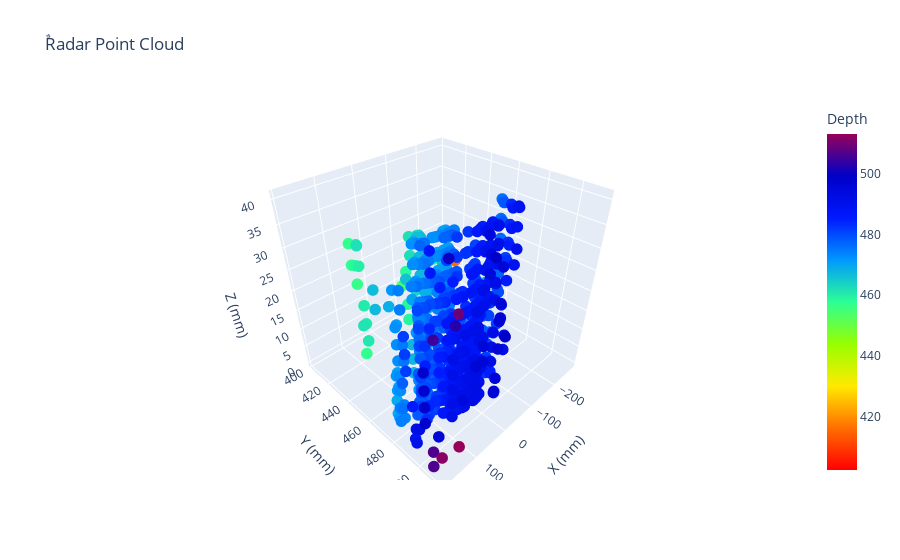
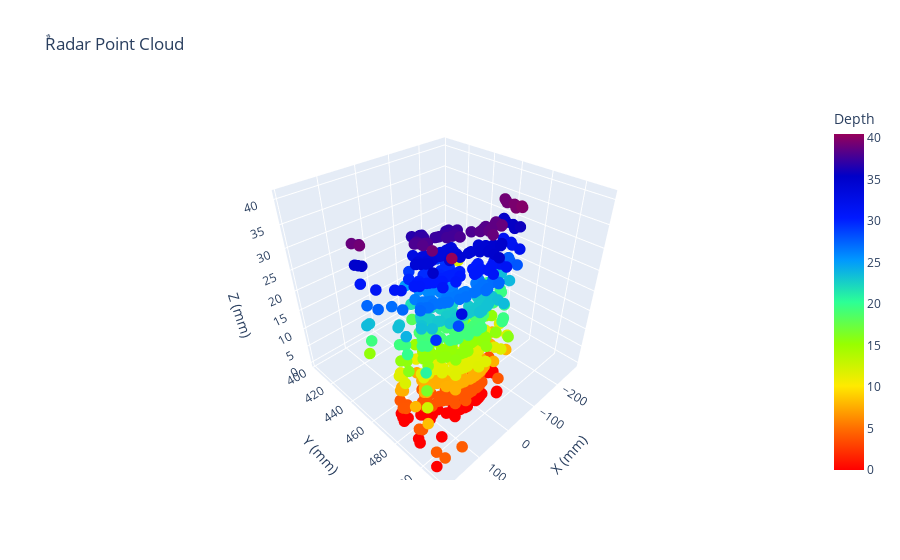

Source (notebook cell) for these figures, in order:
### Code cell
plot_3D("3D_cylinder(1)",'y')
plot_3D("3D_cylinder(1)",'z')

### Figure 1 — Plotly figure (JSON) as saved in the notebook; plotly's stock layout.template omitted (floating-point values rounded to 4 significant figures; data arrays with more than 128 entries replaced by an {"elided": "..."} marker saying what was removed)
{"data": [{"hovertemplate": "X (mm)=%{x}<br>Y (mm)=%{y}<br>Z (mm)=%{z}<br>Depth=%{marker.color}<extra></extra>", "legendgroup": "", "marker": {"color": {"elided": "611 float values"}, "coloraxis": "coloraxis", "line": {"width": 0}, "opacity": 1, "size": 4, "symbol": "circle"}, "mode": "markers", "name": "", "scene": "scene", "showlegend": false, "type": "scatter3d", "x": {"elided": "611 float values"}, "y": {"elided": "611 float values"}, "z": {"elided": "611 float values"}}], "layout": {"coloraxis": {"cmax": 513.1, "cmin": 402.4, "colorbar": {"title": {"text": "Depth"}}, "colorscale": [[0, "rgb(255,0,0)"], [0.125, "rgb(255,111,0)"], [0.25, "rgb(255,234,0)"], [0.375, "rgb(151,255,0)"], [0.5, "rgb(44,255,150)"], [0.625, "rgb(0,152,255)"], [0.75, "rgb(0,25,255)"], [0.875, "rgb(0,0,200)"], [1, "rgb(150,0,90)"]]}, "legend": {"tracegroupgap": 0}, "scene": {"domain": {"x": [0, 1], "y": [0, 1]}, "xaxis": {"title": {"text": "X (mm)"}}, "yaxis": {"title": {"text": "Y (mm)"}}, "zaxis": {"title": {"text": "Z (mm)"}}}, "title": {"text": "ٌRadar Point Cloud"}}}

### Figure 2 — Plotly figure (JSON) as saved in the notebook; plotly's stock layout.template omitted (floating-point values rounded to 4 significant figures; data arrays with more than 128 entries replaced by an {"elided": "..."} marker saying what was removed)
{"data": [{"hovertemplate": "X (mm)=%{x}<br>Y (mm)=%{y}<br>Z (mm)=%{z}<br>Depth=%{marker.color}<extra></extra>", "legendgroup": "", "marker": {"color": {"elided": "611 float values"}, "coloraxis": "coloraxis", "line": {"width": 0}, "opacity": 1, "size": 4, "symbol": "circle"}, "mode": "markers", "name": "", "scene": "scene", "showlegend": false, "type": "scatter3d", "x": {"elided": "611 float values"}, "y": {"elided": "611 float values"}, "z": {"elided": "611 float values"}}], "layout": {"coloraxis": {"cmax": 40.48, "cmin": 0, "colorbar": {"title": {"text": "Depth"}}, "colorscale": [[0, "rgb(255,0,0)"], [0.125, "rgb(255,111,0)"], [0.25, "rgb(255,234,0)"], [0.375, "rgb(151,255,0)"], [0.5, "rgb(44,255,150)"], [0.625, "rgb(0,152,255)"], [0.75, "rgb(0,25,255)"], [0.875, "rgb(0,0,200)"], [1, "rgb(150,0,90)"]]}, "legend": {"tracegroupgap": 0}, "scene": {"domain": {"x": [0, 1], "y": [0, 1]}, "xaxis": {"title": {"text": "X (mm)"}}, "yaxis": {"title": {"text": "Y (mm)"}}, "zaxis": {"title": {"text": "Z (mm)"}}}, "title": {"text": "ٌRadar Point Cloud"}}}
